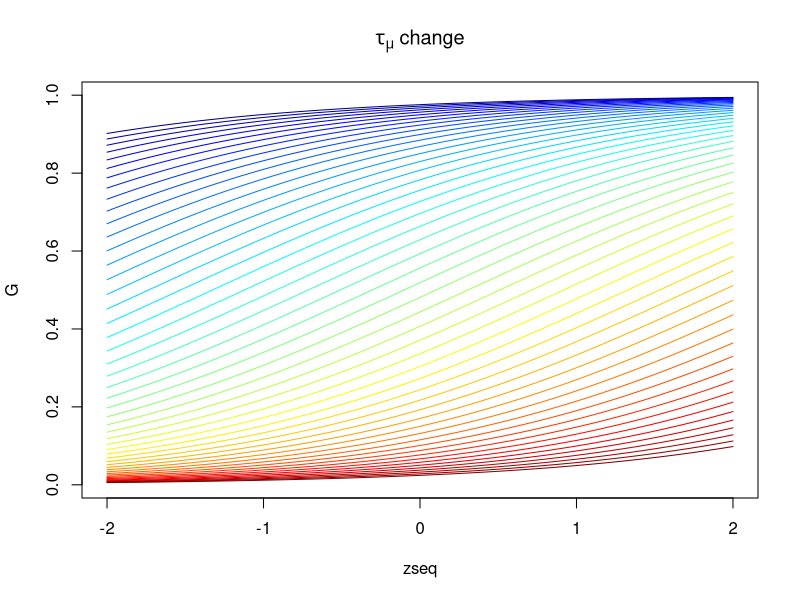
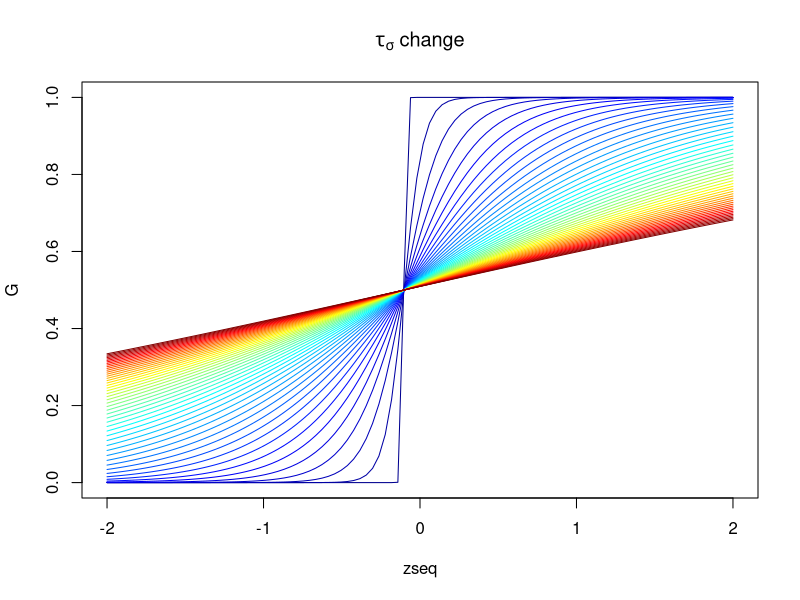
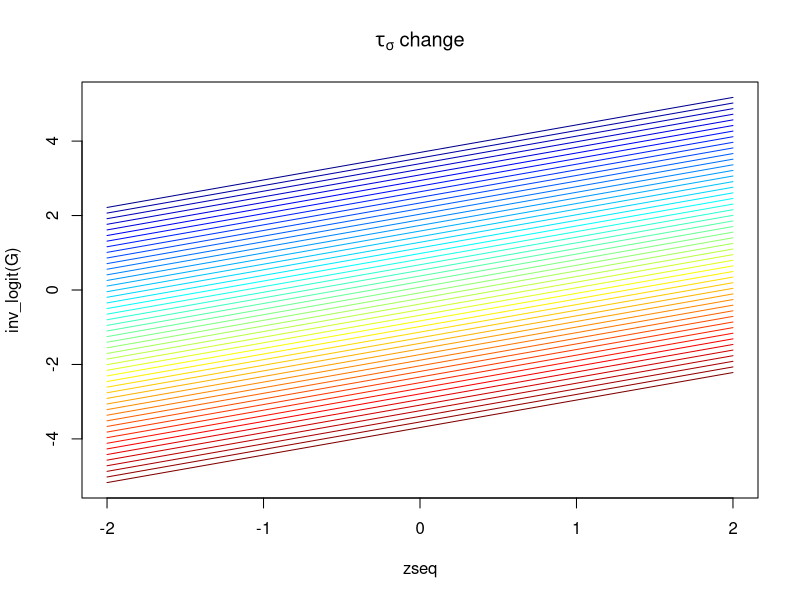
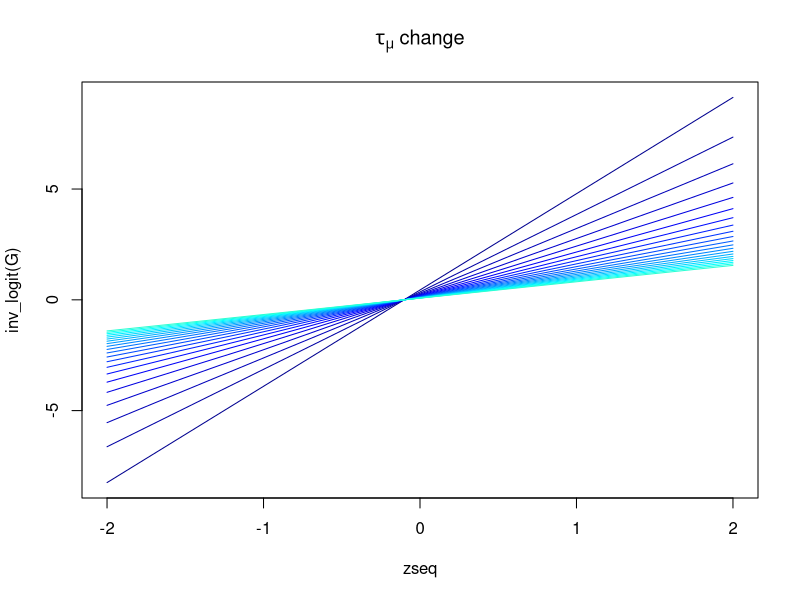

Reproduce these figures in R, in order. (Note: this script raises an error after producing the figures.)
#################################################################################
# Simulations to see how underlying mean and variance in germination thresholds #
# translates to population growth rates and density under variable rainfall     #
#################################################################################

# Load packages -----------------------------------------------------------

library(parallel)

# Define functions --------------------------------------------------------

logistic <- function(x,alpha_G,beta_Gz){
  plogis(alpha_G + beta_Gz*x)
  }

betpopsim <- function(nt,zt,X0,alpha_Y,beta_Yz,alpha_m,
  alpha_G,beta_Gz,eps_Y,FUN){
  Xt <- vector("numeric",length=nt) 
  G <- plogis(alpha_G + beta_Gz*zt) # density-independent
  Xt[1] <- X0
  for(t in 2:nt){
    Xg <- log(G[t]) + Xt[t-1] 
    Xo <- log(1-G[t]) - alpha_m  + Xt[t-1]  # S = exp(-alpha_m)
    Xn <- Xg + alpha_Y + beta_Yz*zt[t] + eps_Y[t]
    Xndash <- FUN(Xn,Xg)
    Xt[t] <- log(exp(Xo) + exp(Xndash))
    }
  return(Xt)
  }

fullpopsim <- function(nt,ni,np,zt,X0,alpha_Y,beta_Yz,alpha_m,
  alpha_G,beta_Gz,eps_Y,FUN,multi){
  Xt <- array(NA,dim=c(nt,ni,np,np))
  if(multi==T){
    for(i in 1:ni){
      for(p in 1:np){
        for(q in 1:np){
          Xt[,i,p,q] <- betpopsim(nt,zt[,i],X0,alpha_Y,beta_Yz,alpha_m,
            alpha_G=alpha_G[p,q],beta_Gz=beta_Gz[p,q],eps_Y,FUN)
          }
        }
      }
    }
  if(multi==F){
    for(p in 1:np){
      for(q in 1:np){
        Xt[,,p,q] <- betpopsim(nt,zt,X0,alpha_Y,beta_Yz,alpha_m,
          alpha_G=alpha_G[p,q],beta_Gz=beta_Gz[p,q],eps_Y,FUN)
        }
      }
    }
  return(Xt)
  }

DDidentity <- function(Xn,Xg){
  Xn
  }

DDceiling <- function(Xn,Xg){
  Xnmax <- 5
  ifelse(Xn>Xnmax,Xnmax,Xn)
  }

DDgompertz <- function(Xn,Xg){
  beta_Gd <- -0.5
  Xn + beta_Gd*Xg
  }

DDricker <- function(Xn,Xg){
  beta_Gd <- -0.001
  Xn + beta_Gd*exp(Xg)
  }

medfun <- function(x,FUN,...){
  z <- apply(x,c(2,3,4),FUN,...)
  a <- apply(z,c(2,3),median)
    # dims changed: 3,4 -> 2,3
  a[a==-Inf] <- NA
  return(a)
  }

medgrow <- function(x) medfun(x,FUN=function(y) (y[nt]-y[1])/nt )
medsize <- function(x) medfun(x,FUN=median)

gillgrow <- function(y,output){
  lambda <- exp(diff(y)) # y = X = already logged
  mu <- mean(lambda)
  if(output=="mu") return(mu)
  if(output %in% c("dis","gill")){
    lamvar <- var(lambda) 
    dis <- lamvar/(2*mu) # discount
    }
  if(output=="dis") return(dis)
  if(output=="gill") return(mu-dis)
  } # Gillespie 1973 Genet Res

medmu <- function(x) medfun(x,FUN=gillgrow,output="mu")
meddis <- function(x) medfun(x,FUN=gillgrow,output="dis")
medgill <- function(x) medfun(x,FUN=gillgrow,output="gill")

persist <- function(x,Xmin=0){
  z <- apply(x,c(2,3,4),function(y) !T %in% (y<Xmin))
  apply(z,c(2,3),function(x) sum(x)/length(x)) 
    # dims changed: 3,4 -> 2,3
  }

germimage <- function(z,mulim=0:np,sdlim=0:np){
  require(fields)
  image.plot(tau_mu_seq[mulim],tau_sd_seq[sdlim],z[mulim,sdlim])
  }

optiplot <- function(x){
  opti_pos <- which(x==max(x,na.rm=T))
  if(length(opti_pos)>1){
    opti_pos <- sample(opti_pos,1)
    warning("multiple optima")
    }
  curve(logistic(x,alpha_G[opti_pos],beta_Gz[opti_pos]),xlim=c(-3,3))
  list(alpha_G=alpha_G[opti_pos],beta_Gz=beta_Gz[opti_pos])
  }

# Choose parameters -------------------------------------------------------

nt <- 100
ni <- 100
np <- 50
# 20-21 mins

zmu <- 0
zsd <- 1

tau_mu_min <- -5
tau_mu_max <- 5
tau_sd_min <- 0.01
tau_sd_max <- 5

tau_mu_seq <- seq(tau_mu_min,tau_mu_max,length.out=np) # based on real data
tau_sd_seq <- seq(tau_sd_min,tau_sd_max,length.out=np) # based on real data
tau_mu <- tau_sd <- matrix(NA,nr=np,nc=np) 
tau_mu[] <- rep(tau_mu_seq,times=np)
tau_sd[] <- rep(tau_sd_seq,each=np)
alpha_Y <- 1
beta_Yz <- 1
sigma_Y <- 1
alpha_m <- 1

alpha_G <- beta_Gz <- matrix(NA,nr=np,nc=np) 
alpha_G[] <- -tau_mu*sqrt(pi^2/(3*tau_sd^2))
beta_Gz[] <- sqrt(pi^2/(3*tau_sd^2))
  # based on Godfray & Rees 2002

set.seed(1)
zt_mat <- eps_Yv <- array(NA,dim=c(nt,ni))
zt_mat[] <- rnorm(nt*ni,mean=zmu,sd=zsd)
zc <- rep(0,nt)
eps_Yc <- rnorm(nt,0,0)
eps_Yv[] <- rnorm(nt*ni,0,sigma_Y)
X0 <- 5

# Plot parameter effects --------------------------------------------------

zseq <- seq(zmu-2*zsd,zmu+2*zsd,length.out=ni)
G <- array(NA,dim=c(ni,np,np))
for(i in 1:np){
  for(j in 1:np){
    G[,i,j] <- plogis(alpha_G[i,j] + beta_Gz[i,j]*zseq)
    }
  }

library(fields)
par(mfrow=c(1,1))
matplot(zseq,G[,,25],type="l",col=tim.colors(np),lty=1,main=expression(tau[mu]~change), ylab="G")
matplot(zseq,G[,25,],type="l",col=tim.colors(np),lty=1,main=expression(tau[sigma]~change), ylab="G")
matplot(zseq,qlogis(G[,,25]),type="l",col=tim.colors(np),lty=1,main=expression(tau[sigma]~change), ylab="inv_logit(G)")
matplot(zseq,qlogis(G[,25,5:25]),type="l",col=tim.colors(np),lty=1,main=expression(tau[mu]~change), ylab="inv_logit(G)")
  # change in mean germ threshold -> separate effects of DD
  # change in var in germ threshold -> interactive effects of DD on z

# Run sims ----------------------------------------------------------------

zt_vals <- list(c=zc,v=zt_mat,v=zt_mat)
eps_Y_vals <- list(c=eps_Yc,c=eps_Yc,v=eps_Yv)
DD_FUN_vals <- list(i=DDidentity,c=DDceiling,g=DDgompertz,r=DDricker)

ns <- length(zt_vals)     # number of scenarios
nd <- length(DD_FUN_vals) # number of density values

zt_l <- rep(zt_vals,times=nd)
eps_Y_l <- rep(eps_Y_vals,times=nd)
DD_FUN_l <- rep(DD_FUN_vals,each=ns)
multi_l <- as.list(sapply(zt_l,is.matrix)) # zt must match multi

nc <- length(zt_l) # number of cores

system.time({
CL <- makeCluster(nc)
clusterExport(cl=CL,c(
  "fullpopsim","betpopsim",
  "nc","nt","ni","np",
  "X0","alpha_Y","beta_Yz","alpha_m",
  "zt_l","alpha_G","beta_Gz",
  "eps_Y_l","DD_FUN_l","multi_l"
  ))
Xt_l <- parLapply(CL, 1:nc, function(n){
  fullpopsim(nt=nt,ni=ni,np=np,zt=zt_l[[n]],X0=X0,
    alpha_Y=alpha_Y,beta_Yz=beta_Yz,alpha_m=alpha_m,
    alpha_G=alpha_G,beta_Gz=beta_Gz,eps_Y=eps_Y_l[[n]],
    FUN=DD_FUN_l[[n]],multi=multi_l[[n]])
  })
stopCluster(CL)
})

names(Xt_l) <- paste0("z",names(zt_l),"_e",names(eps_Y_l),"_d",names(DD_FUN_l))[1:nc]

# Calculate statistics ----------------------------------------------------

Xbar_l <- lapply(Xt_l,medsize)
per_l <- lapply(Xt_l,persist)

Xbar_diff_l <- mapply('-',
  Xbar_l[grep("zv_ev",names(Xt_l))],
  Xbar_l[grep("zc",names(Xt_l))],
  SIMPLIFY=F
  )

per_fac_l <- mapply('/',
  per_l[grep("zv_ev",names(Xt_l))],
  per_l[grep("zc",names(Xt_l))],
  SIMPLIFY=F
  )
per_fac_l <- lapply(per_fac_l,function(x){
  x[!is.finite(x)] <- NA
  x
  })

# Constant environment ----------------------------------------------------

germimage(Xbar_l$zc_ec_di)
germimage(Xbar_l$zc_ec_dc)
germimage(Xbar_l$zc_ec_dg)
germimage(Xbar_l$zc_ec_dr)  
germimage(Xbar_l$zc_ec_di,mulim=1:25)  # optimum = full germination
germimage(Xbar_l$zc_ec_dc,mulim=25:50)  # optimum = approx 50% germination?
germimage(Xbar_l$zc_ec_dg,mulim=1:25)  # optimum = full or partial germination
germimage(Xbar_l$zc_ec_dr,mulim=1:25)  # optimum = partial germination

optiplot(Xbar_rick_c)
matplot(1:nt,Xt_l$zc_ec_dr[1:100,1,25,],type="l",col=tim.colors(np),lty=1)
  # With DD, higher popsize achieved by having intermediate G value,
  # i.e. intermediate mean threshold, higher threhsold variance
  # happens because at max Y anyway, so some non-germination helps to save seeds in soil

germimage(per_l$zc_ec_di,mulim=25:50)
germimage(per_l$zc_ec_dc,mulim=25:50)
germimage(per_l$zc_ec_dg,mulim=25:50)
germimage(per_l$zc_ec_dr,mulim=25:50) 
  # there's a minimum optimal germination fraction that leads to extinction
  # within those populations that persist, some grew faster than others
  # too high germination -> smaller popsize, but too low germination -> extinction

optiplot(per_l$zc_ec_di)

# Reliable variability ----------------------------------------------------

germimage(Xbar_l$zv_ec_di)
germimage(Xbar_l$zv_ec_dc)
germimage(Xbar_l$zv_ec_dg)
germimage(Xbar_l$zv_ec_dr) 
  # DI -> no bet-hedging; DD -> bet-hedging helps (for all, but very little for ceiling)

optiplot(Xbar_l$zv_ec_dc)
matplot(1:nt,Xt_l$zv_ec_dg[,1,1,],type="l",col=tim.colors(np),lty=1)

rbar_iden <- medgrow(Xt_l$zv_ec_di)
germimage(rbar_iden)

mubar_iden <- medmu(Xt_l$zv_ec_di)
disbar_iden <- meddis(Xt_l$zv_ec_di)
gillbar_iden <- medgill(Xt_l$zv_ec_di)

germimage(mubar_iden)
germimage(disbar_iden)
germimage(gillbar_iden)
  # Gillespie approximation can be really bad

germimage(per_l$zv_ec_di)
germimage(per_l$zv_ec_dc)
germimage(per_l$zv_ec_dg)
germimage(per_l$zv_ec_dr) 
  # iden -> risk wins
  # ceil -> risk wins (surprising?)
  # gomp and rick -> bet-hedging wins
  # so with some DD forms, bet-hedging can help even if signal is reliable

optiplot(per_l$zv_ec_dg)

# Unreliable variability --------------------------------------------------

germimage(Xbar_l$zv_ev_di)
germimage(Xbar_l$zv_ev_dc)
germimage(Xbar_l$zv_ev_dg)
germimage(Xbar_l$zv_ev_dr)
  # bet-hedging good for everyone

matplot(1:nt,Xt_l$zv_ev_dg[,1,,1],type="l",col=tim.colors(np),lty=1)

germimage(per_l$zv_ev_di)
germimage(per_l$zv_ev_dc)
germimage(per_l$zv_ev_dg)
germimage(per_l$zv_ev_dr)
  # unreliable signal -> bet-hedgers always have lower extinction risk 
  # (except for DI, but perhaps noise not large enough relative to env var?)

optiplot(per_l$zv_ev_di)

# Env var increase --------------------------------------------------------

germimage(Xbar_diff_l$zv_ev_di)
germimage(Xbar_diff_l$zv_ev_dc)
germimage(Xbar_diff_l$zv_ev_dg)
germimage(Xbar_diff_l$zv_ev_dr)
  # those that benefit most are bet-hedgers, but not max bet-hedgers
germimage(Xbar_diff_l$zv_ev_dr,mulim=40:50,sdlim=10:50)

germimage(per_fac_l$zv_ev_di)
germimage(per_fac_l$zv_ev_dc)
germimage(per_fac_l$zv_ev_dg)
germimage(per_fac_l$zv_ev_dr)
  # those that benefit most are bet-hedgers - possibly max bet-hedgers (?)
  # white space -> infinite persistence increase
